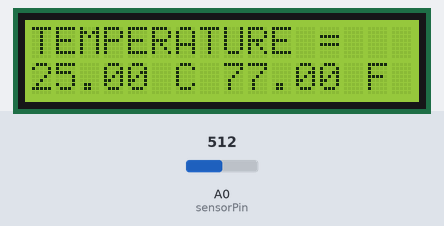
A sketch run on a simulated Arduino Uno, built with avr-gcc and run on an emulated ATmega328P. On the bench: 16×2 character LCD. Inputs (shaded band) come from the test bench; at power-on: A0 (sensorPin) = 512.

Above: at 1.2 s.
1.3 s: A0 (sensorPin) set to 716
At 2.8 s:
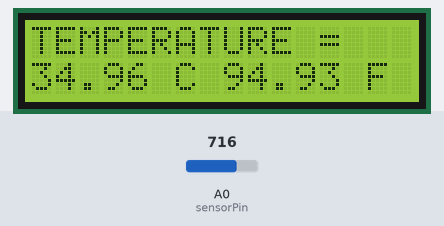
5.4 s: A0 (sensorPin) set to 900
At 6.9 s:
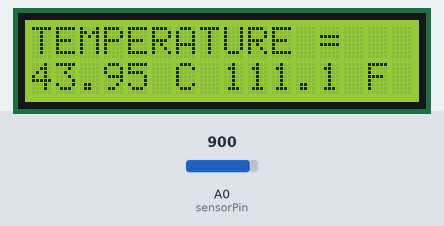
8.6 s: A0 (sensorPin) set to 1023
At 9.9 s:
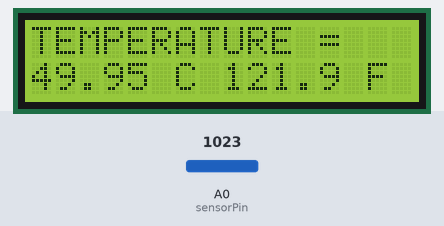
Timing chart, 0 to 11.6 s (numbered marks = the images above; inputs shaded):
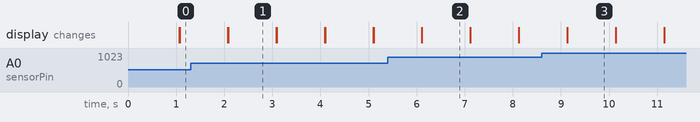

The sketch:

p11_LCD_temp_Answer_Key_All.ino
```cpp
/*
  Arduino Starter Kit example
  Project 11 - Crystal Ball

  This sketch is written to accompany Project 11 in the Arduino Starter Kit

  Parts required:
  - 220 ohm resistor
  - 10 kilohm resistor
  - 10 kilohm potentiometer
  - 16x2 LCD screen
  - tilt switch

  created 13 Sep 2012
  by Scott Fitzgerald
  modified by Jina Wilde

  http://www.arduino.cc/starterKit
*/

// include the library code:
#include <LiquidCrystal.h>

// initialize the library with the numbers of the interface pins
LiquidCrystal lcd(12, 11, 5, 4, 3, 2);


// named constant for the pin the sensor is connected to
const int sensorPin = A0;


void setup() {
  // set up the number of columns and rows on the LCD
  lcd.begin(16, 2);
}

void loop() {
  // read the value on AnalogIn pin 0 and store it in a variable
  int sensorVal = analogRead(sensorPin);
  // convert the ADC reading to voltage
  float voltage = (sensorVal / 1024.0) * 5000;

  float cel = voltage/ 100;

  float farh = (cel*9)/5 + 32;

  lcd.print("TEMPERATURE = ");
  // move the cursor to the second line
  lcd.setCursor(0, 1);

  lcd.print(cel);

  lcd.setCursor(5,1);
  lcd.print(" C");

  lcd.setCursor(8, 1);
  lcd.print(farh);
  lcd.setCursor(13,1);
  lcd.print(" F");
  delay (1000);
  lcd.clear();
}
```

Measured:
- after the input at 1.3 s, the display: first differs from a run without the input after 0.78 s (image 1)
- after the input at 5.4 s, the display: first differs from a run without the input after 0.71 s (image 2)
- after the input at 8.6 s, the display: first differs from a run without the input after 0.53 s (image 3)
- what the display in image 1 shows lasts 1.0 s, from 2.1 s to 3.1 s
